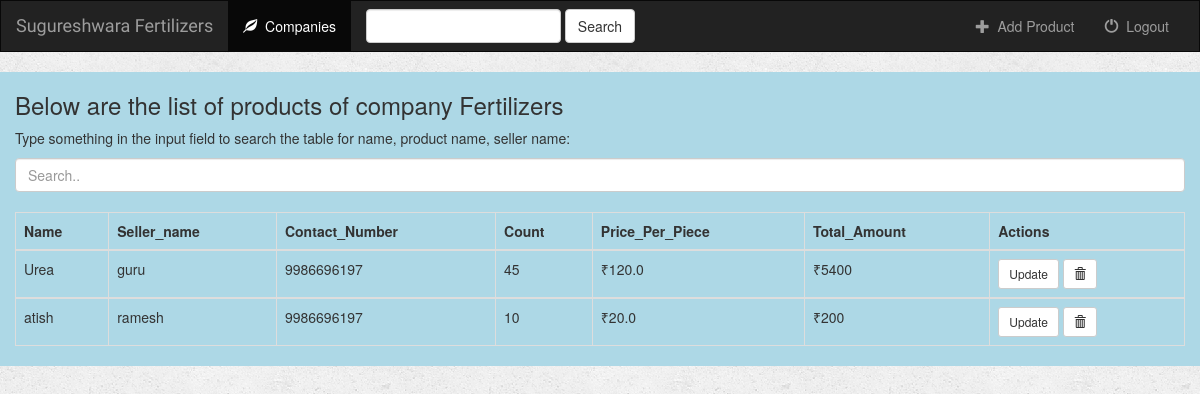
Screenshot of /fertilizers/2/ (signed in) with the database file from the repository.
### fertilizers/models.py (models this page shows, shortened)
class Company(models.Model):
    Name = models.CharField(max_length=100)
    Amount_To_Pay = models.FloatField()

class Product(models.Model):
    company = models.ForeignKey(Company, null=True, on_delete=models.CASCADE)
    Name = models.CharField(max_length=100)#, primary_key=True)
    Seller_name = models.CharField(max_length=100)
    Contact_Number = models.CharField(max_length=13)
    Purchase_Date = models.DateField(("Date"), default=timezone.now())
    Count = models.IntegerField()
    Price_Per_Piece = models.FloatField()
    Total_Amount = models.PositiveIntegerField(default=0,  editable=False)

### fertilizers/views.py (the view)
# urls.py: url(r'^(?P<pk>[0-9]+)/$', views.DetailViewCompany.as_view(), name='Detail-company'),
class DetailViewCompany(generic.DetailView):
    model = Company
    template_name = 'fertilizers/detail.html'
    def dispatch(self, request, *args, **kwargs):
        try:
            self.company = Company.objects.get(id=self.kwargs['pk'])
        except Exception as err:
            print("Got error while fetching {}, {}".format(err, self.kwargs['pk']))
        return super(DetailViewCompany, self).dispatch(request, *args, **kwargs)

### fertilizers/templates/fertilizers/detail.html (shortened to what this page needs)
{% extends 'fertilizers/base.html' %}
{% block product %}
    <a href="{% url 'fertilizers:Add-product'  company.id %}">
        <span class="glyphicon glyphicon-plus" aria-hidden="true"></span>&nbsp; Add Product
    </a>
{% endblock %}
{% block body %}
{% if company.product_set.all %}
    <div class="container-fluid" style="background-color:lightblue">
        <h3>Below are the list of products of company {{ company.Name }}</h3>
        <p>Type something in the input field to search the table for name, product name, seller name:</p>
        <input class="form-control" id="myInput" type="text" placeholder="Search..">
        <br>
        <table class="table table-bordered">
            <thead>
                <th>Name</th>
                <th>Seller_name</th>
                <th>Contact_Number</th>
                <th>Count</th>
                <th>Price_Per_Piece</th>
                <th>Total_Amount</th>
                <th>Actions</th>
            </thead>
            {% for product in company.product_set.all %}
            <tbody id="myTable">
            <tr>
                <td>{{ product.Name }}</td>
                <td>{{ product.Seller_name }}</td>
                <td>{{ product.Contact_Number }}</td>
                <td>{{ product.Count }}</td>
                <td>&#8377;{{ product.Price_Per_Piece }}</td>
                <td>&#8377;{{ product.Total_Amount }}</td>
                <td>
                    <form action="{% url 'fertilizers:Update-product' product.id %}" method="" style="display:inline" onsubmit="return confirm('Sure you want to update');">
                        <button type="submit" class="btn btn-default btn-sm">Update</button>
                    </form>
                    <form action="{% url 'fertilizers:Delete-product' product.id %}" method="post" style="display:inline;" onsubmit="return confirm('Are you sure to delete');">
                        <button type="submit" class="btn btn-default btn-sm">
                            <span class="glyphicon glyphicon-trash"></span>
                        </button>
                    </form>
                </td>
            </tr>
            {% endfor %}
            </tbody>
        </table>
    </div>
{% else %}
    <h2>No products present for company {{ company.Name }}</h2>
{% endif %}
{% endblock %}

### fertilizers/templates/fertilizers/base.html (shortened to what this page needs)
<!DOCTYPE html>
<html lang="en">
<head>
    <link rel="stylesheet" href="https://maxcdn.bootstrapcdn.com/bootstrap/3.3.7/css/bootstrap.min.css">
    {% load static %}
    <link rel="stylesheet" type="text/css" href="{% static 'fertilizers/style.css' %}" />
</head>
<body>
{% if user.is_authenticated %}
    <nav class="navbar navbar-inverse">
        <div class="container-fluid">
            <div class="navbar-header">
                <a class="navbar-brand" href="{% url 'fertilizers:index' %}">Sugureshwara Fertilizers</a>
            </div>
            <div class="collapse navbar-collapse" id="topNavBar">
                <ul class="nav navbar-nav">
                    <li class="active">
                        <a href="{% url 'fertilizers:index' %}">
                            <span class="glyphicon glyphicon-leaf" area-hidden="true"></span>&nbsp; Companies
                        </a>
                    </li>
                </ul>
                <form class="navbar-form navbar-left" role="search" method="get" action="#">
                    <div class="form-group">
                        <input type="text" class="form-control" name="q" value="">
                    </div>
                    <button type="submit" class="btn btn-default">Search</button>
                </form>
                <ul class="nav navbar-nav navbar-right">
                    <li class="">
                        {% block product %}{% endblock %}
                    </li>
                    <li class="">
                        <a href="{% url 'logout' %}">
                            <span class="glyphicon glyphicon-off" aria-hidden="true"></span>&nbsp; Logout
                        </a>
                    </li>
                </ul>
            </div>
        </div>
    </nav>
    {% block body %}
    {% endblock %}
{% else %}
          <p>You are not logged in, please login with below link</p>
          <a href="{% url 'login' %}">login</a>
    {% endif %}
    </body>
</html>

### fertilizers/static/fertilizers/style.css (style rules this page uses)
body { background: white url("images/background.png"); }
.navbar { border-radius: 0; }
.navbar-brand { font-family: 'Satisfy', cursive; }

### rows the page displays
Company: Name "Fertilizers"
Product: Name "Urea", Seller_name "guru", Contact_Number "9986696197", Count "45", Price_Per_Piece "120.0", Total_Amount "5400"
Product: Name "atish", Seller_name "ramesh", Contact_Number "9986696197", Count "10", Price_Per_Piece "20.0", Total_Amount "200"
